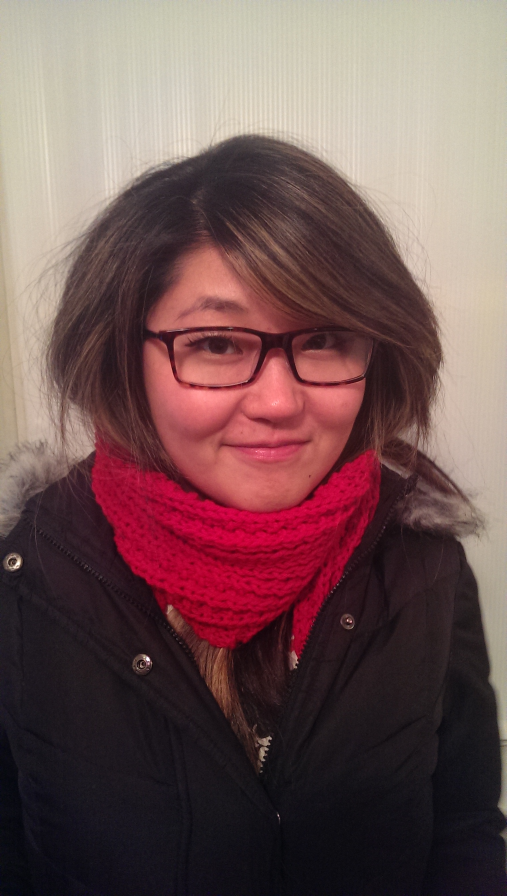
#> input picture HtmlCssJsTests/JudySmirk.jpg, 1520 x 2688 px (shown at 1/3 size); its folder holds only this picture in this run
$ python -i mosaic_maker.py   (imports and definitions only)
#> lines starting #> are read from the running program, lines starting #| are printed output that depends on the picture
#> further down, picture is the input picture: PIL image 1520x2688 RGB; mean R, G, B 114.3, 85.3, 85
### wantsomechocolate.py
import functools
import time
from datetime import datetime
import os

def timer(func):
    """Print the runtime of the decorated function"""
    # [9 lines left out: function wrapper_timer, not called in this run]
    return wrapper_timer


# [12 lines left out: function path_data, not called in this run]

### mosaic_maker.py
#! python3

## ## ## ## ## ## ## ## ## ## ## ## ## ## ## ## ## ## ## ## ## ## ## ## ## ## ## ## ## ## ## ## ## ## ## ##
# ## ## ## ## ## ## ## ## ## ## ## ## ## ## ## ## ## ## ## ## ## ## ## ## ## ## ## ## ## ## ## ## ## ## ##
## ## ## ## ## ## ## ## ## ## ## ## ## ## ## ## ## ## ## ## ## ## ## ## ## ## ## ## ## ## ## ## ## ## ## ##

from PIL import Image
from PIL import ImageOps

import numpy as np
import os, copy
from datetime import datetime
from random import random
from math import floor

from yattag import Doc
from yattag import indent

import wantsomechocolate as wsc
#from comparison_functions import error_functions, reduce_functions, rgb_avg_comparison
import comparison_functions as cf

## ## ## ## ## ## ## ## ## ## ## ## ## ## ## ## ## ## ## ## ## ## ## ## ## ## ## ## ## ## ## ## ## ## ## ##
# ## ## ## ## ## ## ## ## ## ## ## ## ## ## ## ## ## ## ## ## ## ## ## ## ## ## ## ## ## ## ## ## ## ## ##
## ## ## ## ## ## ## ## ## ## ## ## ## ## ## ## ## ## ## ## ## ## ## ## ## ## ## ## ## ## ## ## ## ## ## ##

## Should come from a configuration file at some point.
PIECE_DEFAULT_SAVE_SIZE = (128,128)
PIECE_ACCEPTED_FILETYPES = ['.png','.jpg']
IMAGE_DEFAULT_COMPARISON_SIZE = (64,64)

## ## ## ## ## ## ## ## ## ## ## ## ## ## ## ## ## ## ## ## ## ## ## ## ## ## ## ## ## ## ## ## ## ## ## ##
# ## ## ## ## ## ## ## ## ## ## ## ## ## ## ## ## ## ## ## ## ## ## ## ## ## ## ## ## ## ## ## ## ## ## ##
## ## ## ## ## ## ## ## ## ## ## ## ## ## ## ## ## ## ## ## ## ## ## ## ## ## ## ## ## ## ## ## ## ## ## ##

## This file defines the following classes all related to creating photo mosaics.
## Mosaic Image 	- A wrapper for a pillow image object
## Mosaic 			- Holds information about the sections
## CompareImages	- Just a holder for the comparison functions used to compare sections and pieces
## PieceList 		- Holds the pieces, has some basic functionality for getting a piece list from a directory

## ## ## ## ## ## ## ## ## ## ## ## ## ## ## ## ## ## ## ## ## ## ## ## ## ## ## ## ## ## ## ## ## ## ## ##
# ## ## ## ## ## ## ## ## ## ## ## ## ## ## ## ## ## ## ## ## ## ## ## ## ## ## ## ## ## ## ## ## ## ## ##
## ## ## ## ## ## ## ## ## ## ## ## ## ## ## ## ## ## ## ## ## ## ## ## ## ## ## ## ## ## ## ## ## ## ## ##

class MosaicImage:

	def __init__(self, img):
		self.img = img


	## Setting img after init must also update original_img, exif data, mode, etc.
	@property
	def img(self):
		return self._img
	@img.setter
	def img(self,value):
		self._img = self.__process_image_argument(value)
		self.original_image = self._img
		if 'exif' in self.original_image.info:
			self.exif 		= self.original_image.info['exif']
		## Partial opacity is not supported
		## If people wanted to write custom comparison functions that allowed for this I guess I could make
		## this a optional thing?
		if self.original_image.mode == 'RGBA':
			self.__rgba_to_rgb()
		self.__update()


	## To allow for a string instead of an Image object
	def __process_image_argument(self, img):
		if type(img) == type('string'):
			img = Image.open(img)
		return img


	## In case any image manipulation operations, use this function to reset exposed img data.
	def __update(self):
		self.rgb_data 			=	np.asarray(self._img)
		self.rgb_data_shape 	= 	self.rgb_data.shape
#> self.rgb_data_shape = (2688, 1520, 3)
		self.mode				=	self._img.mode
#> self.mode = 'RGB'
		self.error 				=	None
		self.width, self.height = 	self._img.size
#> self.width = 1520; self.height = 2688
		self.size 				= 	self._img.size
#> self.size = (1520, 2688)


	## for dealing with rgba
	# [5 lines left out: function __rgba_to_rgb, not called in this run]


	## I have this as an public function, but the only thing it can do is operate on itself, useful?
	def img_crop_center(self):
		ow, oh = self._img.size
#> ow = 1520; oh = 2688
		if ow == oh:
			pass
		else:
			dw = dh = min(ow, oh)
#> dw = 1520; dh = 1520
			left  = floor( (ow/2) - (dw/2) )
#> left = 0
			upper = floor( (oh/2) - (dh/2) )
#> upper = 584
			right = floor( (ow/2) + (dw/2) )
#> right = 1520
			lower = floor( (oh/2) + (dh/2) )

			self._img = self._img.crop((left,upper,right,lower))
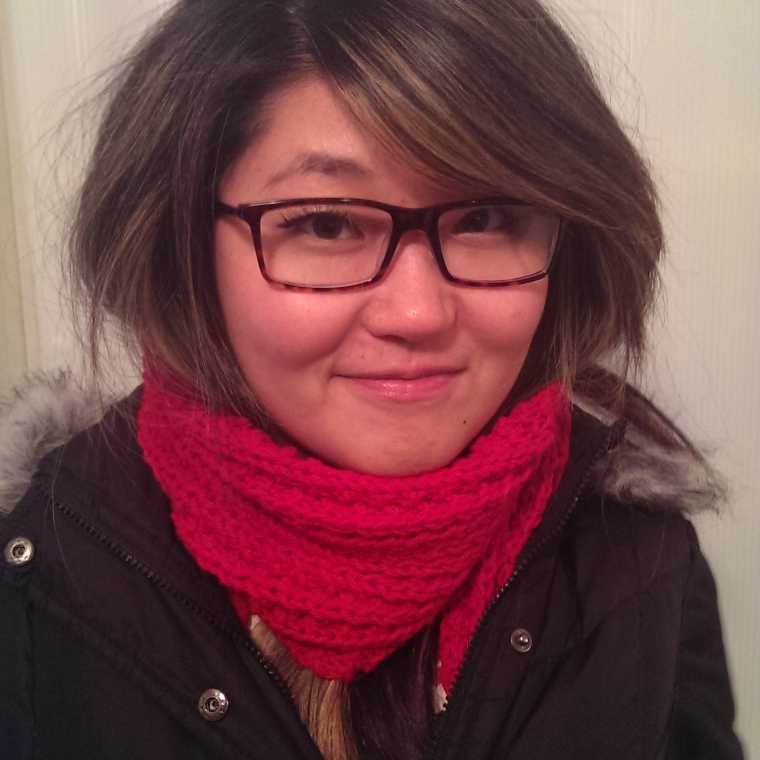
#> self._img: PIL image 1520x1520 RGB (shown at 1/2 size); mean R, G, B 117.8, 70.3, 73.5
			self.__update()


	## just a wrapper for resize that knows about the default save size.
	def resize(self,size = PIECE_DEFAULT_SAVE_SIZE):
#> called with size = (128, 128)
		if self._img.size == size:
			pass
		else:
			self._img = self._img.resize(size)
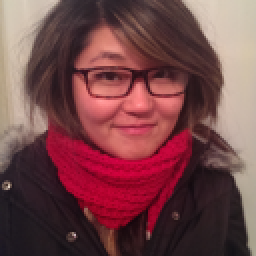
#> self._img: PIL image 128x128 RGB (shown 2 times larger); mean R, G, B 117.8, 70.3, 73.5
			self.__update()

	## I put this orientation stuff in a function kind of outside of the project, but maybe I'll roll it back in.
	def correct_orientation(self):
#> (the run stopped early here; a loop or call above may not have finished)
